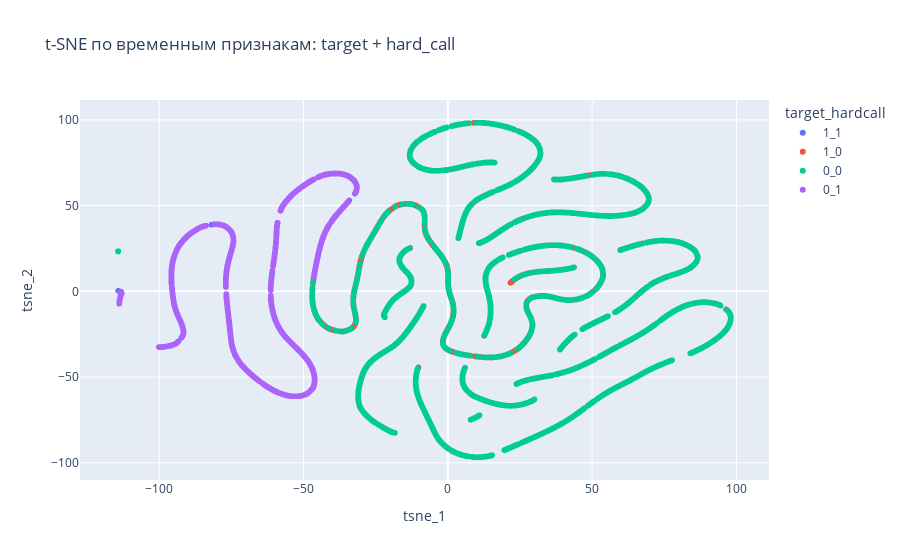

Here is the notebook cell this chart was saved with:
### Code cell
import plotly.express as px
from sklearn.manifold import TSNE

# Выбираем только временные признаки
features = ['time_to_order_seconds', 'hard_call']
X = tr[features].fillna(-999999999)

# Сэмплируем X и target синхронно
sampled = X.sample(10000, random_state=42)
sampled_target = target.loc[sampled.index]

# Применяем t-SNE для понижения размерности
tsne = TSNE(n_components=2, random_state=42, perplexity=30)
X_tsne = tsne.fit_transform(sampled)

# Создаем DataFrame для визуализации
tsne_df = pd.DataFrame({
    'tsne_1': X_tsne[:, 0],
    'tsne_2': X_tsne[:, 1],
    'target': sampled_target.values,
    'time_to_order_seconds': sampled['time_to_order_seconds'].values,
    'hard_call': sampled['hard_call'].values
})

# Создаем колонку с уникальными комбинациями target и hard_call
tsne_df['target_hardcall'] = tsne_df['target'].astype(str) + '_' + tsne_df['hard_call'].astype(str)

# Визуализация через Plotly
fig = px.scatter(
    tsne_df,
    x='tsne_1',
    y='tsne_2',
    color='target_hardcall',  # раскрашиваем по комбинации
    title='t-SNE по временным признакам: target + hard_call',
    hover_data=['time_to_order_seconds', 'hard_call', 'target']
)

fig.show()

### Figure 1 — Plotly figure (JSON) as saved in the notebook; plotly's stock layout.template omitted (floating-point values rounded to 4 significant figures; data arrays with more than 128 entries replaced by an {"elided": "..."} marker saying what was removed)
{"data": [{"customdata": {"elided": "823x3 float values"}, "hovertemplate": "target_hardcall=1_1<br>tsne_1=%{x}<br>tsne_2=%{y}<br>time_to_order_seconds=%{customdata[0]}<br>hard_call=%{customdata[1]}<br>target=%{customdata[2]}<extra></extra>", "legendgroup": "1_1", "marker": {"color": "#636efa", "symbol": "circle"}, "mode": "markers", "name": "1_1", "showlegend": true, "type": "scattergl", "x": {"elided": "823 float values"}, "xaxis": "x", "y": {"elided": "823 float values"}, "yaxis": "y"}, {"customdata": {"elided": "2729x3 float values"}, "hovertemplate": "target_hardcall=1_0<br>tsne_1=%{x}<br>tsne_2=%{y}<br>time_to_order_seconds=%{customdata[0]}<br>hard_call=%{customdata[1]}<br>target=%{customdata[2]}<extra></extra>", "legendgroup": "1_0", "marker": {"color": "#EF553B", "symbol": "circle"}, "mode": "markers", "name": "1_0", "showlegend": true, "type": "scattergl", "x": {"elided": "2729 float values"}, "xaxis": "x", "y": {"elided": "2729 float values"}, "yaxis": "y"}, {"customdata": {"elided": "4875x3 float values"}, "hovertemplate": "target_hardcall=0_0<br>tsne_1=%{x}<br>tsne_2=%{y}<br>time_to_order_seconds=%{customdata[0]}<br>hard_call=%{customdata[1]}<br>target=%{customdata[2]}<extra></extra>", "legendgroup": "0_0", "marker": {"color": "#00cc96", "symbol": "circle"}, "mode": "markers", "name": "0_0", "showlegend": true, "type": "scattergl", "x": {"elided": "4875 float values"}, "xaxis": "x", "y": {"elided": "4875 float values"}, "yaxis": "y"}, {"customdata": {"elided": "1573x3 float values"}, "hovertemplate": "target_hardcall=0_1<br>tsne_1=%{x}<br>tsne_2=%{y}<br>time_to_order_seconds=%{customdata[0]}<br>hard_call=%{customdata[1]}<br>target=%{customdata[2]}<extra></extra>", "legendgroup": "0_1", "marker": {"color": "#ab63fa", "symbol": "circle"}, "mode": "markers", "name": "0_1", "showlegend": true, "type": "scattergl", "x": {"elided": "1573 float values"}, "xaxis": "x", "y": {"elided": "1573 float values"}, "yaxis": "y"}], "layout": {"legend": {"title": {"text": "target_hardcall"}, "tracegroupgap": 0}, "title": {"text": "t-SNE по временным признакам: target + hard_call"}, "xaxis": {"anchor": "y", "domain": [0, 1], "title": {"text": "tsne_1"}}, "yaxis": {"anchor": "x", "domain": [0, 1], "title": {"text": "tsne_2"}}}}
